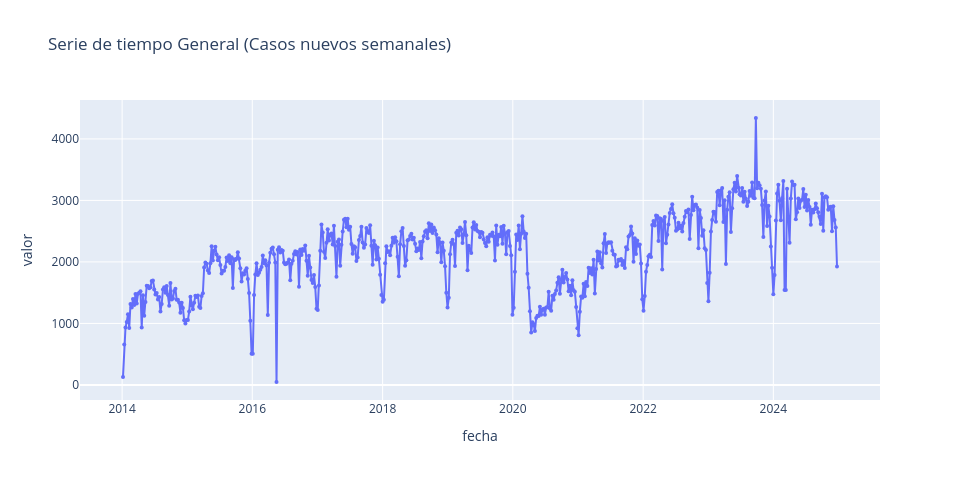

Notebook source saved alongside this figure:
### Markdown cell above
* Se seleccionan las columnas relevantes y se grafica la serie temporal acumulada para observar su comportamiento general.

### Code cell
df_incremento = df_filtrado.copy()
df_incremento['valor'] = df_incremento['valor'].diff().fillna(0)
df_incremento.iloc[0, df_incremento.columns.get_loc('valor')] = 131

x= 'fecha'
y= 'valor'
title = 'Serie de tiempo General (Casos nuevos semanales)'
# Gráfica de línea con plotly / seaborn según selección del usuario
func.plot_timeseries(df_incremento, x=x, y=y, title=title, plotly_engine=USE_PLOTLY)

### Figure 1 — Plotly figure (JSON) as saved in the notebook; plotly's stock layout.template omitted (floating-point values rounded to 4 significant figures; data arrays with more than 128 entries replaced by an {"elided": "..."} marker saying what was removed)
{"data": [{"customdata": {"elided": "573x1 int values"}, "hovertemplate": "fecha=%{x}<br>valor=%{y}<br>semana=%{customdata[0]}<extra></extra>", "legendgroup": "", "line": {"color": "#636efa", "dash": "solid"}, "marker": {"size": 4, "symbol": "circle"}, "mode": "lines+markers", "name": "", "orientation": "v", "showlegend": false, "type": "scatter", "x": {"elided": "573 str values"}, "xaxis": "x", "y": {"elided": "573 float values"}, "yaxis": "y"}], "layout": {"height": 480, "legend": {"tracegroupgap": 0}, "title": {"text": "Serie de tiempo General (Casos nuevos semanales)"}, "width": 960, "xaxis": {"anchor": "y", "domain": [0, 1], "title": {"text": "fecha"}}, "yaxis": {"anchor": "x", "domain": [0, 1], "title": {"text": "valor"}}}}
